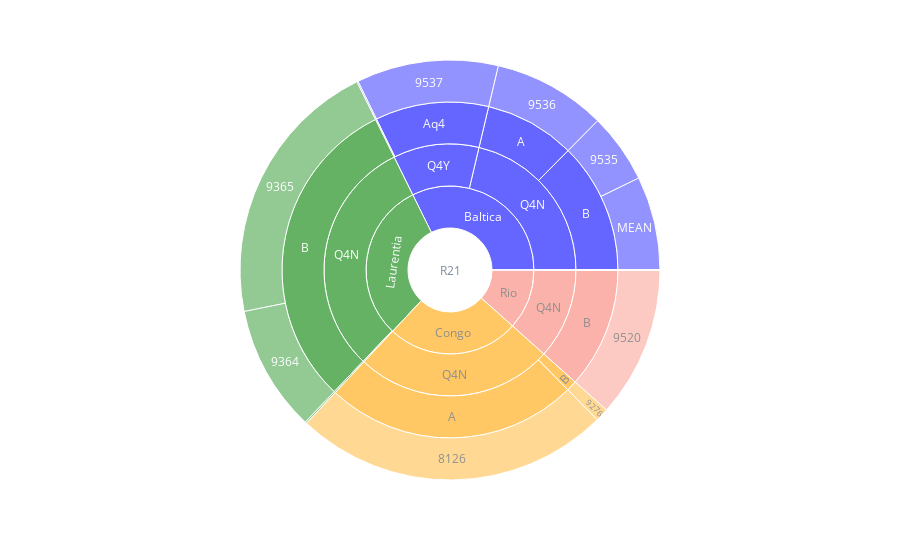
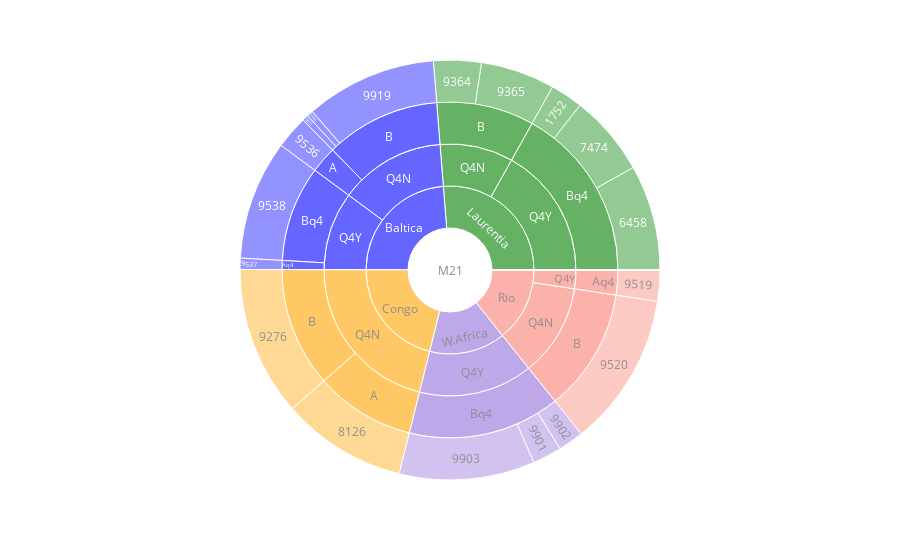
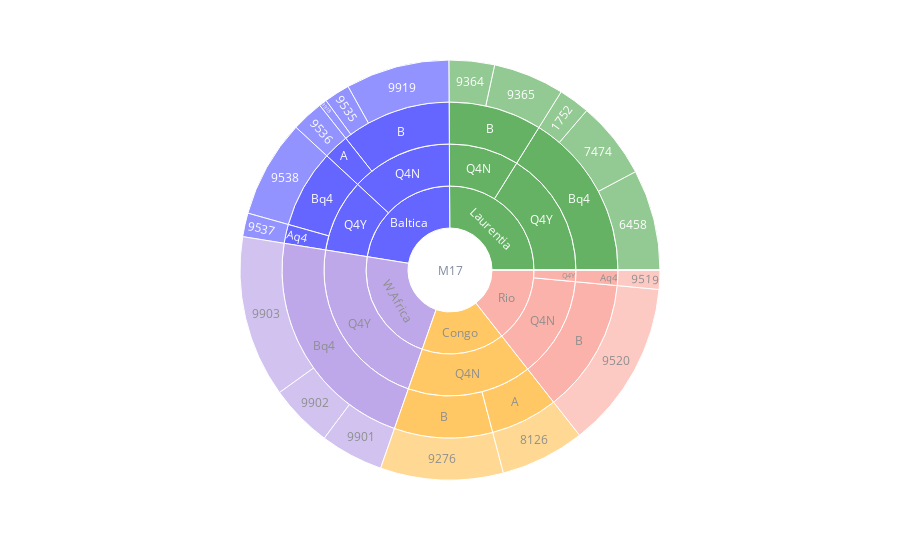
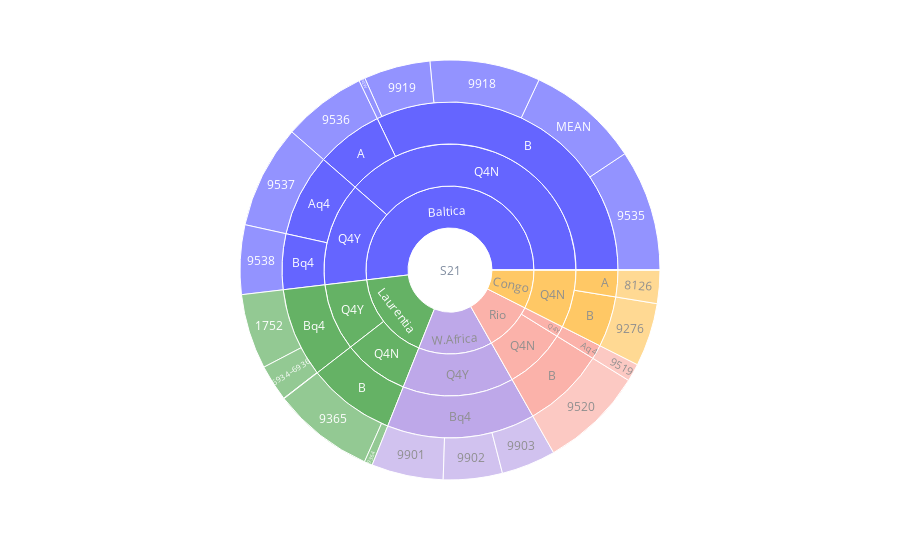

The notebook cell saved with these charts, in order:
### Code cell
for mname in ['R21', 'M21', 'M17', 'S21', 'L08', 'TC16']:
    if mname == 'M21':
        fig = px.sunburst(models_cat[models_cat.model==mname], path=['model','craton','Q4YN','Category','GPMDB_result#'], values='biasp', hover_data=['FROMAGE','TOAGE', 'RecEMinAge','RecEMin','poleA95'],color_discrete_sequence=["green","blue", "orange", "mediumpurple", "salmon"])
    elif mname == 'M17':
        fig = px.sunburst(models_cat[models_cat.model==mname], path=['model','craton','Q4YN','Category','GPMDB_result#'], values='biasp', hover_data=['FROMAGE','TOAGE', 'RecEMinAge','RecEMin','poleA95'],color_discrete_sequence=["green","blue",  "mediumpurple", "orange","salmon"])
    elif mname == 'L08' or mname == 'R21':
        fig = px.sunburst(models_cat[models_cat.model==mname], path=['model','craton','Q4YN','Category','GPMDB_result#'], values='biasp', hover_data=['FROMAGE','TOAGE', 'RecEMinAge','RecEMin','poleA95'],color_discrete_sequence=["blue", "green","orange","salmon", "mediumpurple"])
    elif mname == 'S21':
        fig = px.sunburst(models_cat[models_cat.model==mname], path=['model','craton','Q4YN','Category','GPMDB_result#'], values='biasp', hover_data=['FROMAGE','TOAGE', 'RecEMinAge','RecEMin','poleA95'],color_discrete_sequence=["blue", "green","mediumpurple","salmon", "orange"])
    else:
        fig = px.sunburst(models_cat[models_cat.model==mname], path=['model','craton','Q4YN','Category','GPMDB_result#'], values='biasp', hover_data=['FROMAGE','TOAGE', 'RecEMinAge','RecEMin','poleA95'],color_discrete_sequence=["blue", "green","mediumpurple", "orange","salmon"])
    fig.update_layout(uniformtext=dict(minsize=9))
    fig.update_traces(opacity=0.6)
    fig.show()

    # fig.write_image(f'/Users/lei/Desktop/Projects/Manuscripts/Coauthored_MS/2022_Global/merr_pie{mname}.pdf')

### Figure 1 — Plotly figure (JSON) as saved in the notebook; plotly's stock layout.template omitted (floating-point values rounded to 4 significant figures; data arrays with more than 128 entries replaced by an {"elided": "..."} marker saying what was removed)
{"data": [{"branchvalues": "total", "customdata": {"elided": "48x5 mixed values"}, "domain": {"x": [0, 1], "y": [0, 1]}, "hovertemplate": "labels=%{label}<br>biasp=%{value}<br>parent=%{parent}<br>id=%{id}<br>FROMAGE=%{customdata[0]}<br>TOAGE=%{customdata[1]}<br>RecEMinAge=%{customdata[2]}<br>RecEMin=%{customdata[3]}<br>poleA95=%{customdata[4]}<extra></extra>", "ids": ["R21/Laurentia/Q4Y/Bq4/1752", "R21/InErr/Q4Y/Bq4/6458", "R21/InErr/Q4Y/Bq4/7474", "R21/Congo/Q4N/A/8126", "R21/Congo/Q4N/B/9276", "R21/InErr/Q4Y/Aq4/9279", "R21/Laurentia/Q4N/B/9364", "R21/Laurentia/Q4N/B/9365", "R21/InErr/Q4Y/Aq4/9519", "R21/Rio/Q4N/B/9520", "R21/Baltica/Q4N/B/9535", "R21/Baltica/Q4N/A/9536", "R21/Baltica/Q4Y/Aq4/9537", "R21/Baltica/Q4Y/Bq4/9538", "R21/InErr/Q4Y/Bq4/9901", "R21/InErr/Q4Y/Bq4/9902", "R21/InErr/Q4Y/Bq4/9903", "R21/InErr/Q4N/B/9918", "R21/InErr/Q4N/B/9919", "R21/InErr/Q4Y/Bq4/6934–6936", "R21/Baltica/Q4N/B/MEAN", "R21/InErr/Q4N/B/NEW", "R21/Baltica/Q4N/A", "R21/Congo/Q4N/A", "R21/Baltica/Q4Y/Aq4", "R21/InErr/Q4Y/Aq4", "R21/Baltica/Q4N/B", "R21/Congo/Q4N/B", "R21/InErr/Q4N/B", "R21/Laurentia/Q4N/B", "R21/Rio/Q4N/B", "R21/Baltica/Q4Y/Bq4", "R21/InErr/Q4Y/Bq4", "R21/Laurentia/Q4Y/Bq4", "R21/Baltica/Q4N", "R21/Congo/Q4N", "R21/InErr/Q4N", "R21/Laurentia/Q4N", "R21/Rio/Q4N", "R21/Baltica/Q4Y", "R21/InErr/Q4Y", "R21/Laurentia/Q4Y", "R21/Baltica", "R21/Congo", "R21/InErr", "R21/Laurentia", "R21/Rio", "R21"], "labels": ["1752", "6458", "7474", "8126", "9276", "9279", "9364", "9365", "9519", "9520", "9535", "9536", "9537", "9538", "9901", "9902", "9903", "9918", "9919", "6934–6936", "MEAN", "NEW", "A", "A", "Aq4", "Aq4", "B", "B", "B", "B", "B", "Bq4", "Bq4", "Bq4", "Q4N", "Q4N", "Q4N", "Q4N", "Q4N", "Q4Y", "Q4Y", "Q4Y", "Baltica", "Congo", "InErr", "Laurentia", "Rio", "R21"], "name": "", "opacity": 0.6, "parents": ["R21/Laurentia/Q4Y/Bq4", "R21/InErr/Q4Y/Bq4", "R21/InErr/Q4Y/Bq4", "R21/Congo/Q4N/A", "R21/Congo/Q4N/B", "R21/InErr/Q4Y/Aq4", "R21/Laurentia/Q4N/B", "R21/Laurentia/Q4N/B", "R21/InErr/Q4Y/Aq4", "R21/Rio/Q4N/B", "R21/Baltica/Q4N/B", "R21/Baltica/Q4N/A", "R21/Baltica/Q4Y/Aq4", "R21/Baltica/Q4Y/Bq4", "R21/InErr/Q4Y/Bq4", "R21/InErr/Q4Y/Bq4", "R21/InErr/Q4Y/Bq4", "R21/InErr/Q4N/B", "R21/InErr/Q4N/B", "R21/InErr/Q4Y/Bq4", "R21/Baltica/Q4N/B", "R21/InErr/Q4N/B", "R21/Baltica/Q4N", "R21/Congo/Q4N", "R21/Baltica/Q4Y", "R21/InErr/Q4Y", "R21/Baltica/Q4N", "R21/Congo/Q4N", "R21/InErr/Q4N", "R21/Laurentia/Q4N", "R21/Rio/Q4N", "R21/Baltica/Q4Y", "R21/InErr/Q4Y", "R21/Laurentia/Q4Y", "R21/Baltica", "R21/Congo", "R21/InErr", "R21/Laurentia", "R21/Rio", "R21/Baltica", "R21/InErr", "R21/Laurentia", "R21", "R21", "R21", "R21", "R21", ""], "type": "sunburst", "values": [0.3815, 0, 0, 68.26, 2.866, 0, 27.27, 58.47, 0, 32.55, 15.05, 24.43, 30.6, 0.2842, 0, 0, 0, 0, 0, 0, 20.26, 0, 24.43, 68.26, 30.6, 0, 35.31, 2.866, 0, 85.75, 32.55, 0.2842, 0, 0.3815, 59.74, 71.13, 0, 85.75, 32.55, 30.89, 0, 0.3815, 90.63, 71.13, 0, 86.13, 32.55, 280.4]}], "layout": {"legend": {"tracegroupgap": 0}, "margin": {"t": 60}, "sunburstcolorway": ["blue", "green", "orange", "salmon", "mediumpurple"], "uniformtext": {"minsize": 9}}}

### Figure 2 — Plotly figure (JSON) as saved in the notebook; plotly's stock layout.template omitted (floating-point values rounded to 4 significant figures; data arrays with more than 128 entries replaced by an {"elided": "..."} marker saying what was removed)
{"data": [{"branchvalues": "total", "customdata": {"elided": "53x5 mixed values"}, "domain": {"x": [0, 1], "y": [0, 1]}, "hovertemplate": "labels=%{label}<br>biasp=%{value}<br>parent=%{parent}<br>id=%{id}<br>FROMAGE=%{customdata[0]}<br>TOAGE=%{customdata[1]}<br>RecEMinAge=%{customdata[2]}<br>RecEMin=%{customdata[3]}<br>poleA95=%{customdata[4]}<extra></extra>", "ids": ["M21/Laurentia/Q4Y/Bq4/1752", "M21/Laurentia/Q4Y/Bq4/6458", "M21/Laurentia/Q4Y/Bq4/7474", "M21/Congo/Q4N/A/8126", "M21/Congo/Q4N/B/9276", "M21/InErr/Q4Y/Aq4/9279", "M21/Laurentia/Q4N/B/9364", "M21/Laurentia/Q4N/B/9365", "M21/Rio/Q4Y/Aq4/9519", "M21/Rio/Q4N/B/9520", "M21/Baltica/Q4N/B/9535", "M21/Baltica/Q4N/A/9536", "M21/Baltica/Q4Y/Aq4/9537", "M21/Baltica/Q4Y/Bq4/9538", "M21/W.Africa/Q4Y/Bq4/9901", "M21/W.Africa/Q4Y/Bq4/9902", "M21/W.Africa/Q4Y/Bq4/9903", "M21/Baltica/Q4N/B/9918", "M21/Baltica/Q4N/B/9919", "M21/InErr/Q4Y/Bq4/6934–6936", "M21/InErr/Q4N/B/MEAN", "M21/InErr/Q4N/B/NEW", "M21/Baltica/Q4N/A", "M21/Congo/Q4N/A", "M21/Baltica/Q4Y/Aq4", "M21/InErr/Q4Y/Aq4", "M21/Rio/Q4Y/Aq4", "M21/Baltica/Q4N/B", "M21/Congo/Q4N/B", "M21/InErr/Q4N/B", "M21/Laurentia/Q4N/B", "M21/Rio/Q4N/B", "M21/Baltica/Q4Y/Bq4", "M21/InErr/Q4Y/Bq4", "M21/Laurentia/Q4Y/Bq4", "M21/W.Africa/Q4Y/Bq4", "M21/Baltica/Q4N", "M21/Congo/Q4N", "M21/InErr/Q4N", "M21/Laurentia/Q4N", "M21/Rio/Q4N", "M21/Baltica/Q4Y", "M21/InErr/Q4Y", "M21/Laurentia/Q4Y", "M21/Rio/Q4Y", "M21/W.Africa/Q4Y", "M21/Baltica", "M21/Congo", "M21/InErr", "M21/Laurentia", "M21/Rio", "M21/W.Africa", "M21"], "labels": ["1752", "6458", "7474", "8126", "9276", "9279", "9364", "9365", "9519", "9520", "9535", "9536", "9537", "9538", "9901", "9902", "9903", "9918", "9919", "6934–6936", "MEAN", "NEW", "A", "A", "Aq4", "Aq4", "Aq4", "B", "B", "B", "B", "B", "Bq4", "Bq4", "Bq4", "Bq4", "Q4N", "Q4N", "Q4N", "Q4N", "Q4N", "Q4Y", "Q4Y", "Q4Y", "Q4Y", "Q4Y", "Baltica", "Congo", "InErr", "Laurentia", "Rio", "W.Africa", "M21"], "name": "", "opacity": 0.6, "parents": ["M21/Laurentia/Q4Y/Bq4", "M21/Laurentia/Q4Y/Bq4", "M21/Laurentia/Q4Y/Bq4", "M21/Congo/Q4N/A", "M21/Congo/Q4N/B", "M21/InErr/Q4Y/Aq4", "M21/Laurentia/Q4N/B", "M21/Laurentia/Q4N/B", "M21/Rio/Q4Y/Aq4", "M21/Rio/Q4N/B", "M21/Baltica/Q4N/B", "M21/Baltica/Q4N/A", "M21/Baltica/Q4Y/Aq4", "M21/Baltica/Q4Y/Bq4", "M21/W.Africa/Q4Y/Bq4", "M21/W.Africa/Q4Y/Bq4", "M21/W.Africa/Q4Y/Bq4", "M21/Baltica/Q4N/B", "M21/Baltica/Q4N/B", "M21/InErr/Q4Y/Bq4", "M21/InErr/Q4N/B", "M21/InErr/Q4N/B", "M21/Baltica/Q4N", "M21/Congo/Q4N", "M21/Baltica/Q4Y", "M21/InErr/Q4Y", "M21/Rio/Q4Y", "M21/Baltica/Q4N", "M21/Congo/Q4N", "M21/InErr/Q4N", "M21/Laurentia/Q4N", "M21/Rio/Q4N", "M21/Baltica/Q4Y", "M21/InErr/Q4Y", "M21/Laurentia/Q4Y", "M21/W.Africa/Q4Y", "M21/Baltica", "M21/Congo", "M21/InErr", "M21/Laurentia", "M21/Rio", "M21/Baltica", "M21/InErr", "M21/Laurentia", "M21/Rio", "M21/W.Africa", "M21", "M21", "M21", "M21", "M21", "M21", ""], "type": "sunburst", "values": [13.42, 43.35, 33.32, 51.42, 61.48, 0, 19.56, 30.53, 12.74, 63.3, 2.485, 13.6, 4.611, 49.15, 11.96, 10.49, 55.69, 2.563, 54.05, 0, 0, 0, 13.6, 51.42, 4.611, 0, 12.74, 59.1, 61.48, 0, 50.09, 63.3, 49.15, 0, 90.09, 78.14, 72.7, 112.9, 0, 50.09, 63.3, 53.76, 0, 90.09, 12.74, 78.14, 126.5, 112.9, 0, 140.2, 76.04, 78.14, 533.7]}], "layout": {"legend": {"tracegroupgap": 0}, "margin": {"t": 60}, "sunburstcolorway": ["green", "blue", "orange", "mediumpurple", "salmon"], "uniformtext": {"minsize": 9}}}

### Figure 3 — Plotly figure (JSON) as saved in the notebook; plotly's stock layout.template omitted (floating-point values rounded to 4 significant figures; data arrays with more than 128 entries replaced by an {"elided": "..."} marker saying what was removed)
{"data": [{"branchvalues": "total", "customdata": {"elided": "53x5 mixed values"}, "domain": {"x": [0, 1], "y": [0, 1]}, "hovertemplate": "labels=%{label}<br>biasp=%{value}<br>parent=%{parent}<br>id=%{id}<br>FROMAGE=%{customdata[0]}<br>TOAGE=%{customdata[1]}<br>RecEMinAge=%{customdata[2]}<br>RecEMin=%{customdata[3]}<br>poleA95=%{customdata[4]}<extra></extra>", "ids": ["M17/Laurentia/Q4Y/Bq4/1752", "M17/Laurentia/Q4Y/Bq4/6458", "M17/Laurentia/Q4Y/Bq4/7474", "M17/Congo/Q4N/A/8126", "M17/Congo/Q4N/B/9276", "M17/InErr/Q4Y/Aq4/9279", "M17/Laurentia/Q4N/B/9364", "M17/Laurentia/Q4N/B/9365", "M17/Rio/Q4Y/Aq4/9519", "M17/Rio/Q4N/B/9520", "M17/Baltica/Q4N/B/9535", "M17/Baltica/Q4N/A/9536", "M17/Baltica/Q4Y/Aq4/9537", "M17/Baltica/Q4Y/Bq4/9538", "M17/W.Africa/Q4Y/Bq4/9901", "M17/W.Africa/Q4Y/Bq4/9902", "M17/W.Africa/Q4Y/Bq4/9903", "M17/Baltica/Q4N/B/9918", "M17/Baltica/Q4N/B/9919", "M17/InErr/Q4Y/Bq4/6934–6936", "M17/InErr/Q4N/B/MEAN", "M17/InErr/Q4N/B/NEW", "M17/Baltica/Q4N/A", "M17/Congo/Q4N/A", "M17/Baltica/Q4Y/Aq4", "M17/InErr/Q4Y/Aq4", "M17/Rio/Q4Y/Aq4", "M17/Baltica/Q4N/B", "M17/Congo/Q4N/B", "M17/InErr/Q4N/B", "M17/Laurentia/Q4N/B", "M17/Rio/Q4N/B", "M17/Baltica/Q4Y/Bq4", "M17/InErr/Q4Y/Bq4", "M17/Laurentia/Q4Y/Bq4", "M17/W.Africa/Q4Y/Bq4", "M17/Baltica/Q4N", "M17/Congo/Q4N", "M17/InErr/Q4N", "M17/Laurentia/Q4N", "M17/Rio/Q4N", "M17/Baltica/Q4Y", "M17/InErr/Q4Y", "M17/Laurentia/Q4Y", "M17/Rio/Q4Y", "M17/W.Africa/Q4Y", "M17/Baltica", "M17/Congo", "M17/InErr", "M17/Laurentia", "M17/Rio", "M17/W.Africa", "M17"], "labels": ["1752", "6458", "7474", "8126", "9276", "9279", "9364", "9365", "9519", "9520", "9535", "9536", "9537", "9538", "9901", "9902", "9903", "9918", "9919", "6934–6936", "MEAN", "NEW", "A", "A", "Aq4", "Aq4", "Aq4", "B", "B", "B", "B", "B", "Bq4", "Bq4", "Bq4", "Bq4", "Q4N", "Q4N", "Q4N", "Q4N", "Q4N", "Q4Y", "Q4Y", "Q4Y", "Q4Y", "Q4Y", "Baltica", "Congo", "InErr", "Laurentia", "Rio", "W.Africa", "M17"], "name": "", "opacity": 0.6, "parents": ["M17/Laurentia/Q4Y/Bq4", "M17/Laurentia/Q4Y/Bq4", "M17/Laurentia/Q4Y/Bq4", "M17/Congo/Q4N/A", "M17/Congo/Q4N/B", "M17/InErr/Q4Y/Aq4", "M17/Laurentia/Q4N/B", "M17/Laurentia/Q4N/B", "M17/Rio/Q4Y/Aq4", "M17/Rio/Q4N/B", "M17/Baltica/Q4N/B", "M17/Baltica/Q4N/A", "M17/Baltica/Q4Y/Aq4", "M17/Baltica/Q4Y/Bq4", "M17/W.Africa/Q4Y/Bq4", "M17/W.Africa/Q4Y/Bq4", "M17/W.Africa/Q4Y/Bq4", "M17/Baltica/Q4N/B", "M17/Baltica/Q4N/B", "M17/InErr/Q4Y/Bq4", "M17/InErr/Q4N/B", "M17/InErr/Q4N/B", "M17/Baltica/Q4N", "M17/Congo/Q4N", "M17/Baltica/Q4Y", "M17/InErr/Q4Y", "M17/Rio/Q4Y", "M17/Baltica/Q4N", "M17/Congo/Q4N", "M17/InErr/Q4N", "M17/Laurentia/Q4N", "M17/Rio/Q4N", "M17/Baltica/Q4Y", "M17/InErr/Q4Y", "M17/Laurentia/Q4Y", "M17/W.Africa/Q4Y", "M17/Baltica", "M17/Congo", "M17/InErr", "M17/Laurentia", "M17/Rio", "M17/Baltica", "M17/InErr", "M17/Laurentia", "M17/Rio", "M17/W.Africa", "M17", "M17", "M17", "M17", "M17", "M17", ""], "type": "sunburst", "values": [13.42, 43.35, 33.32, 36.26, 52.83, 0, 19.56, 30.53, 8.274, 72.28, 11.09, 13.7, 10.19, 42.06, 27.13, 27.19, 69.61, 3.353, 44.61, 0, 0, 0, 13.7, 36.26, 10.19, 0, 8.274, 59.05, 52.83, 0, 50.09, 72.28, 42.06, 0, 90.09, 123.9, 72.75, 89.09, 0, 50.09, 72.28, 52.25, 0, 90.09, 8.274, 123.9, 125.0, 89.09, 0, 140.2, 80.55, 123.9, 558.7]}], "layout": {"legend": {"tracegroupgap": 0}, "margin": {"t": 60}, "sunburstcolorway": ["green", "blue", "mediumpurple", "orange", "salmon"], "uniformtext": {"minsize": 9}}}

### Figure 4 — Plotly figure (JSON) as saved in the notebook; plotly's stock layout.template omitted (floating-point values rounded to 4 significant figures; data arrays with more than 128 entries replaced by an {"elided": "..."} marker saying what was removed)
{"data": [{"branchvalues": "total", "customdata": {"elided": "51x5 mixed values"}, "domain": {"x": [0, 1], "y": [0, 1]}, "hovertemplate": "labels=%{label}<br>biasp=%{value}<br>parent=%{parent}<br>id=%{id}<br>FROMAGE=%{customdata[0]}<br>TOAGE=%{customdata[1]}<br>RecEMinAge=%{customdata[2]}<br>RecEMin=%{customdata[3]}<br>poleA95=%{customdata[4]}<extra></extra>", "ids": ["S21/Laurentia/Q4Y/Bq4/1752", "S21/Laurentia/Q4Y/Bq4/6458", "S21/InErr/Q4Y/Bq4/7474", "S21/Congo/Q4N/A/8126", "S21/Congo/Q4N/B/9276", "S21/InErr/Q4Y/Aq4/9279", "S21/Laurentia/Q4N/B/9364", "S21/Laurentia/Q4N/B/9365", "S21/Rio/Q4Y/Aq4/9519", "S21/Rio/Q4N/B/9520", "S21/Baltica/Q4N/B/9535", "S21/Baltica/Q4N/A/9536", "S21/Baltica/Q4Y/Aq4/9537", "S21/Baltica/Q4Y/Bq4/9538", "S21/W.Africa/Q4Y/Bq4/9901", "S21/W.Africa/Q4Y/Bq4/9902", "S21/W.Africa/Q4Y/Bq4/9903", "S21/Baltica/Q4N/B/9918", "S21/Baltica/Q4N/B/9919", "S21/Laurentia/Q4Y/Bq4/6934–6936", "S21/Baltica/Q4N/B/MEAN", "S21/Baltica/Q4N/B/NEW", "S21/Baltica/Q4N/A", "S21/Congo/Q4N/A", "S21/Baltica/Q4Y/Aq4", "S21/InErr/Q4Y/Aq4", "S21/Rio/Q4Y/Aq4", "S21/Baltica/Q4N/B", "S21/Congo/Q4N/B", "S21/Laurentia/Q4N/B", "S21/Rio/Q4N/B", "S21/Baltica/Q4Y/Bq4", "S21/InErr/Q4Y/Bq4", "S21/Laurentia/Q4Y/Bq4", "S21/W.Africa/Q4Y/Bq4", "S21/Baltica/Q4N", "S21/Congo/Q4N", "S21/Laurentia/Q4N", "S21/Rio/Q4N", "S21/Baltica/Q4Y", "S21/InErr/Q4Y", "S21/Laurentia/Q4Y", "S21/Rio/Q4Y", "S21/W.Africa/Q4Y", "S21/Baltica", "S21/Congo", "S21/InErr", "S21/Laurentia", "S21/Rio", "S21/W.Africa", "S21"], "labels": ["1752", "6458", "7474", "8126", "9276", "9279", "9364", "9365", "9519", "9520", "9535", "9536", "9537", "9538", "9901", "9902", "9903", "9918", "9919", "6934–6936", "MEAN", "NEW", "A", "A", "Aq4", "Aq4", "Aq4", "B", "B", "B", "B", "Bq4", "Bq4", "Bq4", "Bq4", "Q4N", "Q4N", "Q4N", "Q4N", "Q4Y", "Q4Y", "Q4Y", "Q4Y", "Q4Y", "Baltica", "Congo", "InErr", "Laurentia", "Rio", "W.Africa", "S21"], "name": "", "opacity": 0.6, "parents": ["S21/Laurentia/Q4Y/Bq4", "S21/Laurentia/Q4Y/Bq4", "S21/InErr/Q4Y/Bq4", "S21/Congo/Q4N/A", "S21/Congo/Q4N/B", "S21/InErr/Q4Y/Aq4", "S21/Laurentia/Q4N/B", "S21/Laurentia/Q4N/B", "S21/Rio/Q4Y/Aq4", "S21/Rio/Q4N/B", "S21/Baltica/Q4N/B", "S21/Baltica/Q4N/A", "S21/Baltica/Q4Y/Aq4", "S21/Baltica/Q4Y/Bq4", "S21/W.Africa/Q4Y/Bq4", "S21/W.Africa/Q4Y/Bq4", "S21/W.Africa/Q4Y/Bq4", "S21/Baltica/Q4N/B", "S21/Baltica/Q4N/B", "S21/Laurentia/Q4Y/Bq4", "S21/Baltica/Q4N/B", "S21/Baltica/Q4N/B", "S21/Baltica/Q4N", "S21/Congo/Q4N", "S21/Baltica/Q4Y", "S21/InErr/Q4Y", "S21/Rio/Q4Y", "S21/Baltica/Q4N", "S21/Congo/Q4N", "S21/Laurentia/Q4N", "S21/Rio/Q4N", "S21/Baltica/Q4Y", "S21/InErr/Q4Y", "S21/Laurentia/Q4Y", "S21/W.Africa/Q4Y", "S21/Baltica", "S21/Congo", "S21/Laurentia", "S21/Rio", "S21/Baltica", "S21/InErr", "S21/Laurentia", "S21/Rio", "S21/W.Africa", "S21", "S21", "S21", "S21", "S21", "S21", ""], "type": "sunburst", "values": [51.24, 0.319, 0, 22.76, 43.25, 0, 5.616, 69.4, 12.12, 70.73, 82.82, 57.15, 70.57, 47.36, 48.99, 40.25, 37.12, 75.33, 45.4, 24.82, 77.04, 4.258, 57.15, 22.76, 70.57, 0, 12.12, 284.8, 43.25, 75.02, 70.73, 47.36, 0, 76.38, 126.4, 342.0, 66.01, 75.02, 70.73, 117.9, 0, 76.38, 12.12, 126.4, 459.9, 66.01, 0, 151.4, 82.85, 126.4, 886.5]}], "layout": {"legend": {"tracegroupgap": 0}, "margin": {"t": 60}, "sunburstcolorway": ["blue", "green", "mediumpurple", "salmon", "orange"], "uniformtext": {"minsize": 9}}}
